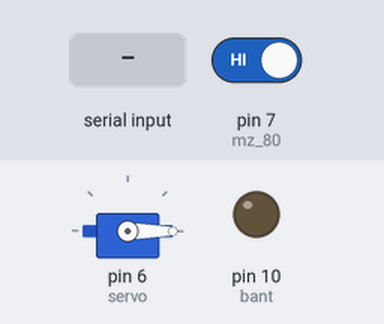
A sketch run on a simulated Arduino Uno, built with avr-gcc and run on an emulated ATmega328P. Parts: servo, output pins drawn as LEDs (lit = HIGH). The inputs (shaded band) are chosen by the test bench; at power-on: pin 7 (mz_80) HIGH. What the sketch prints to the serial monitor is not drawn.

Above: at 1.2 s.
1.3 s: pin 7 (mz_80) driven LOW
At 2.1 s:
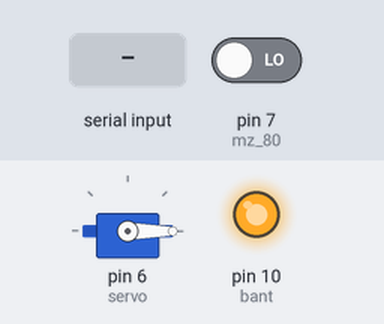
2.8 s: "B" received over Serial
At 3.7 s:
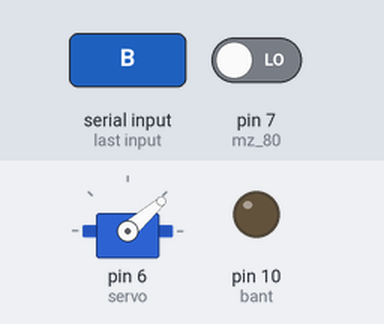
Timing chart, 0 to 9.8 s (numbered marks = the images above; inputs shaded):
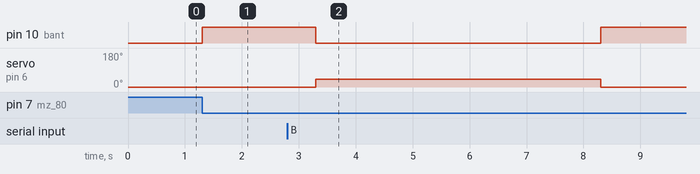

Measured:
- after the input at 1.3 s, pin 10 (bant): LOW → HIGH at once
- after the input at 2.8 s, pin 10 (bant): HIGH → LOW after 0.50 s, → HIGH 5.0 s later; servo on pin 6 (servo): 0° → 41° after 0.50 s, → 0° 5.0 s later

The sketch:

ASA_KOD_cover_seperation_automation_master.ino
```cpp
#include <Servo.h>

Servo servo;

int mz_80=7;
int bant=10;
char gelenVeri;
signed int pos;


void setup() {

  Serial.begin(9600);

  servo.attach(6);
  pinMode(mz_80,INPUT);
  pinMode(bant,OUTPUT);
  pos=0;
  servo.write(pos);

}

void loop() {

boolean sensordurum=digitalRead(mz_80);

   digitalWrite(bant,LOW);

  if(sensordurum==0)
  {
    digitalWrite(bant,HIGH);
    delay(1000);
    Serial.write("M");
    while(Serial.available()>0)
{
    gelenVeri = Serial.read();
    Serial.flush();

  switch(gelenVeri)
  {
    case 'R':
    digitalWrite(bant,LOW);


    break;


    case 'B':
    digitalWrite(bant,LOW);
    pos=41;
    servo.write(pos);
    delay(5000);
    pos=-41;
    servo.write(pos);

    break;
    case 'X':
    digitalWrite(bant,LOW);

    pos=55;
    servo.write(pos);
    delay(5000);
    pos=-55;
    servo.write(pos);

    break;
  }
  }
  }
  }
```
